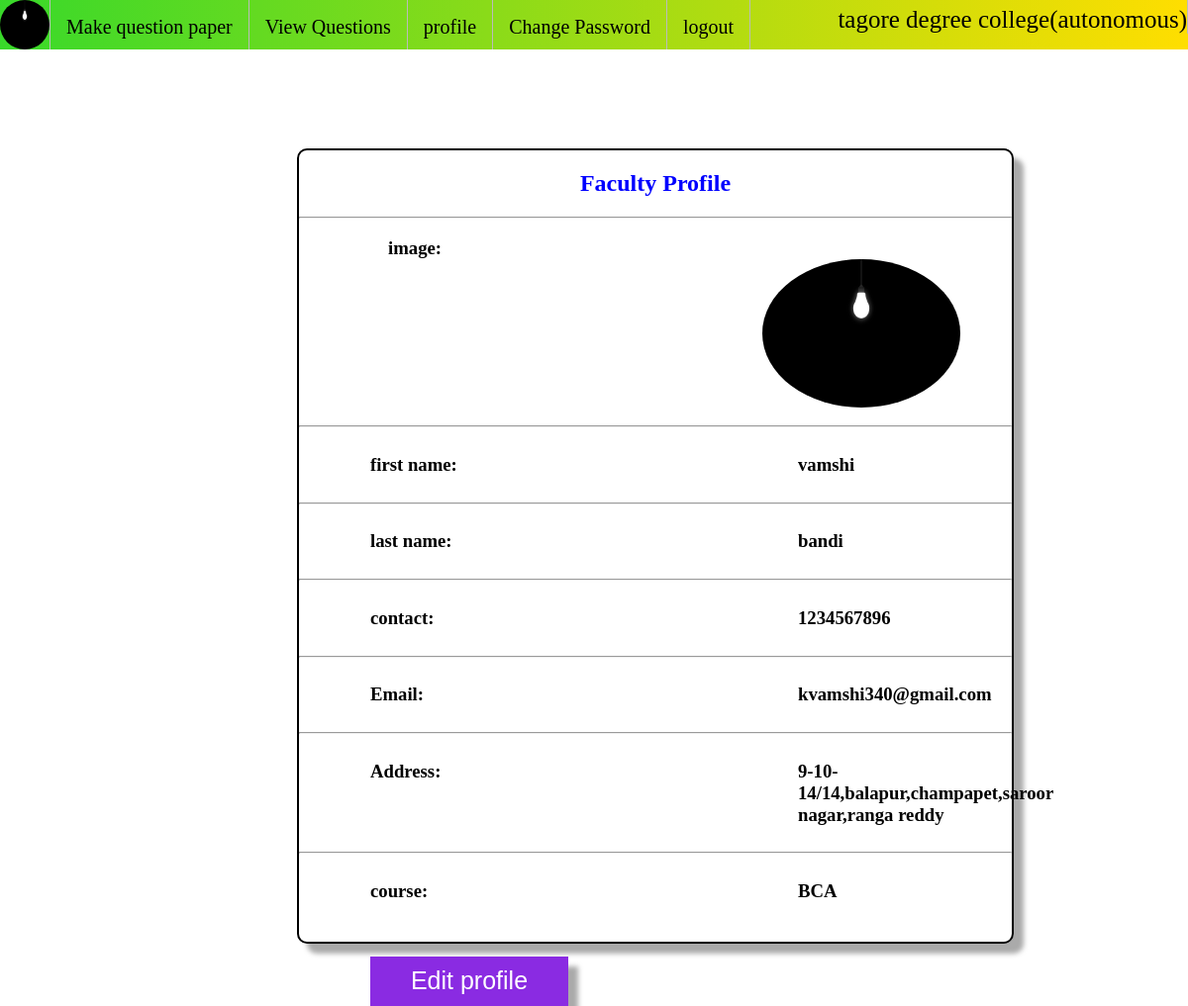
/faculty/profile/ (signed in), run on the app's committed database.
### faculty/models.py (models this page shows)
class Faculty(models.Model):
    user=models.OneToOneField(User,on_delete=models.CASCADE)
    contact=models.PositiveIntegerField()
    address=models.CharField(max_length=100)
    profile_pic=models.ImageField(upload_to='profile_pic/faculty/',null=True)
    course=models.CharField(max_length=40)
    approved=models.BooleanField(default=False)

### faculty/views.py (the view)
# urls.py: path('profile/',views.faculty_profile,name='faculty-profile'),
@login_required(login_url='faculty-sign-in')
def faculty_profile(request):
    faculty=Faculty.objects.get(user=request.user)
    user=User.objects.get(id=faculty.user_id)
    return render(request,'faculty/profile.html',{'faculty':faculty,'user':user})

### templates/faculty/profile.html (shortened to what this page needs)
<!DOCTYPE html>
<html>
<head>
</head>
<body>
{% include 'faculty/base.html' with faculty=request.user.faculty%}
<div class="container">
    <h2 style="color:blue;text-align: center;">Faculty Profile</h2>
    <hr>
  <h3  style ="margin-left: 90px;">image: <img src="{{faculty.profile_pic.url}}"  class="avatar"></h3>
    <hr>
    <div class="row">
        <div class="col-25">
          <h3>first name:</h3>
        </div>
        <div class="col-75">
        <h3>{{user.first_name}}</h3>
        </div>
      </div>
      <hr>
      <div class="row">
          <div class="col-25">
            <h3>last name:</h3>
          </div>
          <div class="col-75">
           <h3>{{user.last_name}}</h3>
          </div>
          </div>
          <hr>
          <div class="row">
            <div class="col-25">
            <h3>contact:</h3>
            </div>
            <div class="col-75">
                <h3>{{faculty.contact}}</h3>
            </div>
          </div>
          <hr>
          <div class="row">
            <div class="col-25">
           <h3>Email:</h3>
            </div>
          <div class="col-75">
              <h3>{{user.email}}</h3>
          </div>
        </div>
        <hr>
      <div class="row">
          <div class="col-25">
         <h3>Address:</h3>
          </div>
        <div class="col-75">
            <h3>{{faculty.address}}</h3>
        </div>
      </div>
      <hr>
      <div class="row">
        <div class="col-25">
       <h3>course:</h3>
        </div>
      <div class="col-75">
          <h3>{{faculty.course}}</h3>
      </div>
    </div>
    <div class="row">
        <div class="col-25">
            <br>
            <br>
            <a href="{% url 'faculty-edit-profile' %}"><button type="button" class="editprofile">Edit profile </button></a>
        </div>
    </div>
    </div>
</body>
</html>

### templates/faculty/base.html (shortened to what this page needs)
<!DOCTYPE html>
<html>
<head>
</head>
<body>
<ul>
  <li style="float:right;color:black;font-size: 25px;padding-top: 6px;">tagore degree college(autonomous)</li>
  <li><img src="{{faculty.profile_pic.url}}"class="photo" height=100px width=100px></li>
  <li><a href="{% url 'faculty-add-question' %}">Make question paper</a></li>
  <li><a href="{% url 'faculty-view-questions' %}">View Questions</a></li>
  <li><a href="{% url 'faculty-profile' %}">profile</a></li>
  <li><a href="{% url 'faculty-change-password' %}">Change Password</a></li>
  <li><a href="{% url 'faculty-logout' %}">logout</a></li>
</ul>
</body>
</html>

### templates/faculty/profile.html (style rules this page uses)
body { margin:0px }
.container { width:60%; height:800px; margin-top: 100px; margin-left:25%; border:2px solid black; border-radius: 10px; box-shadow: 10px 10px 5px #aaaaaa; }
.avatar { vertical-align: middle; margin-left: 60%; width: 200px; height: 150px; border-radius: 50%; }
.col-25 { margin-left: 10%; float: left; width: 30%; margin-top: 0px; }
.col-75 { margin-left: 30%; float: left; width: 30%; margin-top: 0px; }
.row:after { content: ""; display: table; clear: both; }
.editprofile { height: 50px; width:200px; color:white; background-color: blueviolet; font-size: 25px; font-family: 'Trebuchet MS', 'Lucida Sans Unicode', 'Lucida Grande', 'Lucida Sans', Arial, sans-serif; border:2px solid blueviolet; cursor: pointer; box-shadow: 10px 10px 5px #aaaaaa; }

### templates/faculty/base.html (style rules this page uses)
body { margin:0px }
ul { list-style-type: none; margin: 0; padding: 0; overflow: hidden; background-image: linear-gradient(to right, #1fd40fe2, rgba(255,222,0,1)); height: 50px; }
li { float: left; border-right:1px solid #bbb; }
li a { font-size: 20px; display: block; color: black; text-align: center; padding: 16px 16px; text-decoration: none; }
.photo { width:50px; height:50px; border-radius:100px; }

### data on the page
Faculty: profile_pic (picture), contact "1234567896", address "9-10-14/14,balapur,champapet,saroor nagar,ranga reddy", course "BCA"

### other printed values
{{ user.first_name }} "vamshi"
{{ user.last_name }} "bandi"
{{ user.email }} "kvamshi340@gmail.com"
